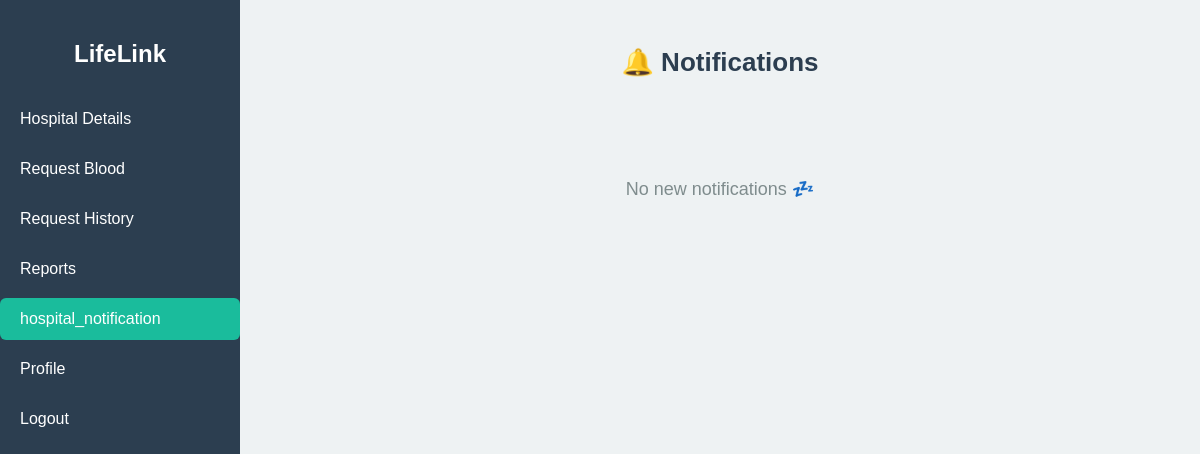
Before: /hospital_notification/ (signed in) with the older database file.
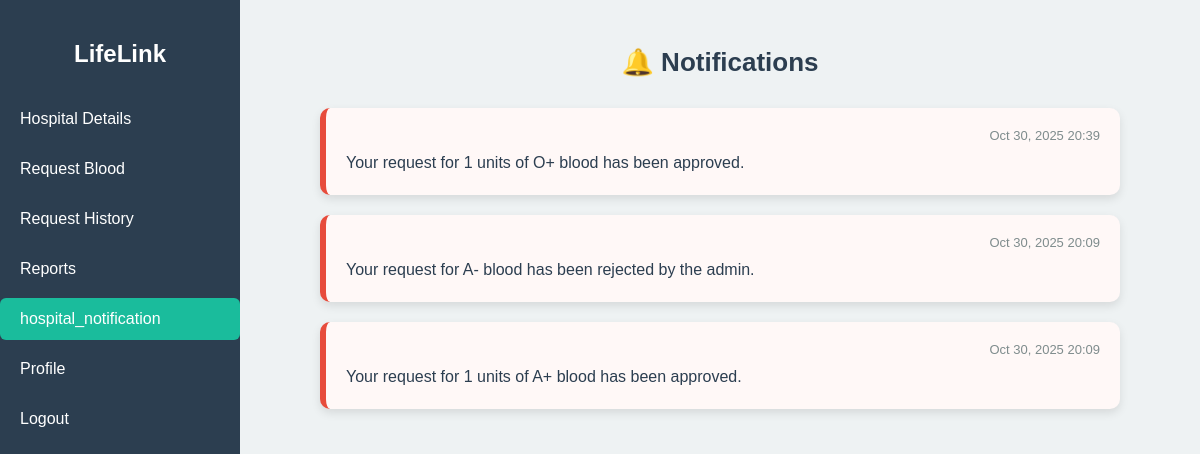
After: the same page with the newer database file.
### Blood_Bank/models.py (models this page shows, shortened)
class Notification(models.Model):
    ROLE_CHOICES = [
        ('admin', 'Admin'),
        ('hospital', 'Hospital'),
        ('donor', 'Donor'),
        ('patient', 'Patient'),
    ]
    user = models.ForeignKey(User, on_delete=models.CASCADE)
    message = models.TextField()
    created_at = models.DateTimeField(auto_now_add=True)
    role = models.CharField(max_length=10, choices=ROLE_CHOICES, blank=True, null=True)
    is_read = models.BooleanField(default=False)

### Blood_Bank/views.py (the view)
# urls.py: path('hospital_notification/',views.hospital_notification,name='hospital_notification'),
def hospital_notification(request):
    hospital = Hospital.objects.filter(profile__user=request.user).first()
    notifications = Notification.objects.filter(role='hospital').order_by('-created_at')
    return render(request, 'hospital_dashboard/hospital_notification.html', {
        'notifications': notifications,
        'hospital': hospital,
    })

### Blood_Bank/templates/hospital_dashboard/hospital_notification.html (shortened to what this page needs)
{% load static %}
<!DOCTYPE html>
<html lang="en">
<head>
    <link rel="stylesheet" href="{% static 'css/hospital_dashboard/hospital_notification.css' %}">
</head>
<body>
    <div class="container">
        <aside class="sidebar">
            <h2>LifeLink</h2>
            <ul>
                <li><a href="{% url 'hospitaldashboard' %}">Hospital Details</a></li>
                <li><a href="{% url 'request_blood_hospital' %}">Request Blood</a></li>
                <li><a href="{% url 'request_history' %}">Request History</a></li>
                <li><a href="{% url 'hospital_reports' %}">Reports</a></li>
                <li><a href="{% url 'hospital_notification' %}" class="active">hospital_notification</a></li>
                {% if hospital %}
                    <li><a href="{% url 'profile_update' hospital.id %}">Profile</a></li>
                {% else %}
                    <li><a href="#">Profile</a></li>
                {% endif %}
                <li><a href="{% url 'home' %}">Logout</a></li>
            </ul>
        </aside>
        <main class="main-content">
            <h1>🔔 Notifications</h1>
            {% if notifications %}
                <div class="notifications-list">
                    {% for note in notifications %}
                        <div class="notification-card {% if note.is_read %}read{% else %}unread{% endif %}">
                            <div class="note-header">
                                <span class="date">{{ note.created_at|date:"M d, Y H:i" }}</span>
                            </div>
                            <p>{{ note.message }}</p>
                        </div>
                    {% endfor %}
                </div>
            {% else %}
                <p class="no-notification">No new notifications 💤</p>
            {% endif %}
        </main>
    </div>
</body>
</html>

Changed rows visible on the page:
added Notification: created_at "Oct 30, 2025 20:39", message "Your request for 1 units of O+ blood has been approved."
added Notification: created_at "Oct 30, 2025 20:09", message "Your request for A- blood has been rejected by the admin."
added Notification: created_at "Oct 30, 2025 20:09", message "Your request for 1 units of A+ blood has been approved."
Other visible differences:
text no longer shown: "No new notifications 💤"
